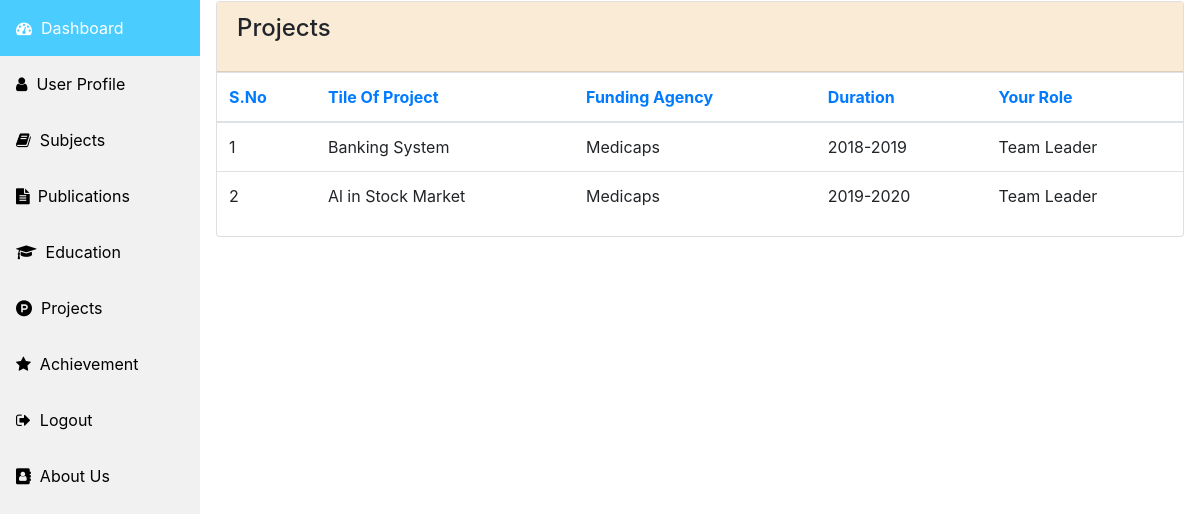
Screenshot of /projects/ (signed in) with the database file from the repository.
### fam/models.py (models this page shows, shortened)
class Projects(models.Model):
    user = models.ForeignKey(User, on_delete=models.CASCADE, related_name='projects')
    title = models.CharField(max_length=300)
    sponser = models.CharField(max_length=300)
    duration = models.CharField(max_length=100)
    role = models.CharField(max_length=100)

### fam/views.py (the view)
# urls.py: path('projects/', views.projects, name='projects'),
def projects(request):
    context ={}
    if request.user.is_authenticated:
        context['user'] = request.user
        context['projects'] = Projects.objects.filter(user = request.user.id)
        return render(request, 'fam/projects.html',context)
    else:
        return render(request, 'fam/index.html')

### fam/templates/fam/projects.html (shortened to what this page needs)
{% extends 'fam/base.html' %}
{% block content %}
<div class="card">
   <div class="card-header" data-background-color="purple">
       <h4 class="title">Projects</h4>
   </div>
   <div class="card-content table-responsive">
       <table class="table">
           <thead class="text-primary">
               <th>S.No</th>
               <th>Tile Of Project</th>
               <th>Funding Agency</th>
               <th>Duration</th>
               <th>Your Role</th>
           </thead>
           <tbody>
           {% for u in projects %}
               <tr>
                   <td>{{ forloop.counter }}</td>
                   <td>{{u.title}}</td>
                   <td>{{u.sponser}}</td>
                   <td>{{u.duration}}</td>
                   <td>{{u.role}}</td>
               </tr>
           {% endfor %}
           </tbody>
       </table>
   </div>
</div>
{% endblock %}

### fam/templates/fam/projects.html (style rules this page uses)
.card .card-header { background-color:#FAEBD7; }

### rows the page displays
Projects: title "Banking System", sponser "Medicaps", duration "2018-2019", role "Team Leader"
Projects: title "Al in Stock Market", sponser "Medicaps", duration "2019-2020", role "Team Leader"
